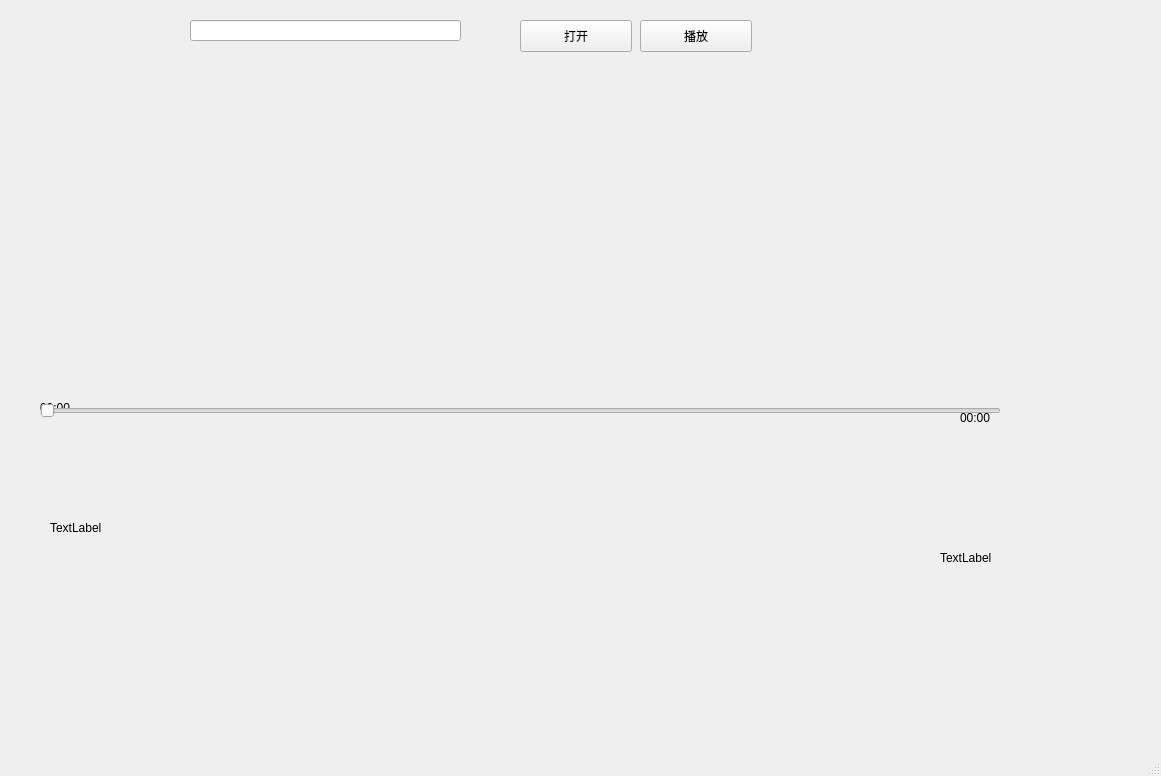
<?xml version="1.0" encoding="UTF-8"?>
<ui version="4.0">
 <class>MainWindow</class>
 <widget class="QMainWindow" name="MainWindow">
  <property name="geometry">
   <rect>
    <x>0</x>
    <y>0</y>
    <width>1161</width>
    <height>776</height>
   </rect>
  </property>
  <property name="windowTitle">
   <string>MainWindow</string>
  </property>
  <widget class="QWidget" name="centralwidget">
   <widget class="QPushButton" name="pushButton">
    <property name="geometry">
     <rect>
      <x>520</x>
      <y>20</y>
      <width>112</width>
      <height>32</height>
     </rect>
    </property>
    <property name="text">
     <string>打开</string>
    </property>
   </widget>
   <widget class="QLineEdit" name="lineEdit">
    <property name="geometry">
     <rect>
      <x>190</x>
      <y>20</y>
      <width>271</width>
      <height>21</height>
     </rect>
    </property>
   </widget>
   <widget class="QWidget" name="verticalLayoutWidget">
    <property name="geometry">
     <rect>
      <x>50</x>
      <y>50</y>
      <width>951</width>
      <height>351</height>
     </rect>
    </property>
    <layout class="QVBoxLayout" name="verticalLayout"/>
   </widget>
   <widget class="QPushButton" name="startbtn">
    <property name="geometry">
     <rect>
      <x>640</x>
      <y>20</y>
      <width>112</width>
      <height>32</height>
     </rect>
    </property>
    <property name="text">
     <string>播放</string>
    </property>
   </widget>
   <widget class="QLabel" name="lab_time">
    <property name="geometry">
     <rect>
      <x>960</x>
      <y>410</y>
      <width>58</width>
      <height>16</height>
     </rect>
    </property>
    <property name="text">
     <string>00:00</string>
    </property>
   </widget>
   <widget class="QLabel" name="lab_duration">
    <property name="geometry">
     <rect>
      <x>40</x>
      <y>400</y>
      <width>58</width>
      <height>16</height>
     </rect>
    </property>
    <property name="text">
     <string>00:00</string>
    </property>
   </widget>
   <widget class="QLabel" name="show_lab">
    <property name="geometry">
     <rect>
      <x>50</x>
      <y>520</y>
      <width>58</width>
      <height>16</height>
     </rect>
    </property>
    <property name="text">
     <string>TextLabel</string>
    </property>
   </widget>
   <widget class="QLabel" name="show_tim_lab">
    <property name="geometry">
     <rect>
      <x>940</x>
      <y>550</y>
      <width>58</width>
      <height>16</height>
     </rect>
    </property>
    <property name="text">
     <string>TextLabel</string>
    </property>
   </widget>
   <widget class="QSlider" name="slider_time">
    <property name="geometry">
     <rect>
      <x>40</x>
      <y>400</y>
      <width>961</width>
      <height>22</height>
     </rect>
    </property>
    <property name="orientation">
     <enum>Qt::Horizontal</enum>
    </property>
   </widget>
  </widget>
  <widget class="QMenuBar" name="menubar">
   <property name="geometry">
    <rect>
     <x>0</x>
     <y>0</y>
     <width>1161</width>
     <height>22</height>
    </rect>
   </property>
  </widget>
  <widget class="QStatusBar" name="statusbar"/>
 </widget>
 <resources/>
 <connections/>
</ui>
